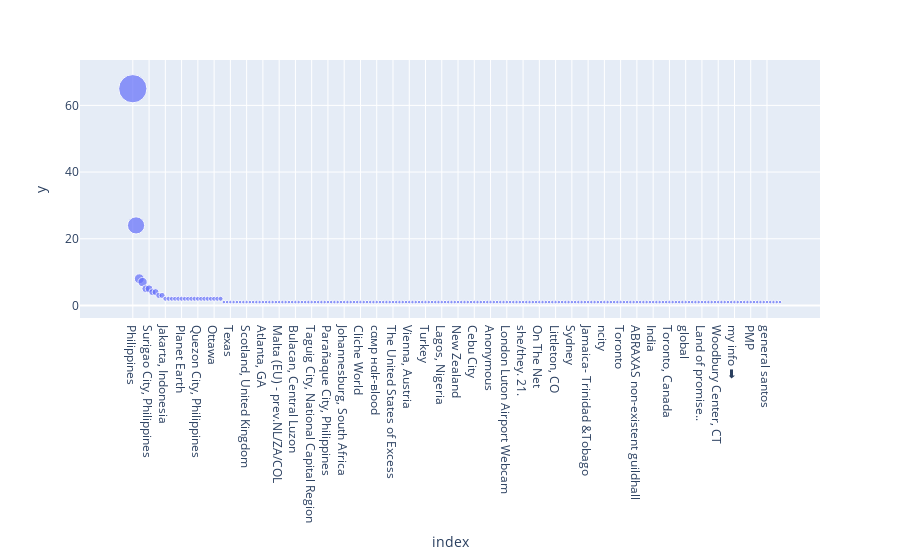

The code cell stored with this chart in its notebook:
### Code cell
# Distinct location in dataset
dist_location=df_tweets_tl['location'].value_counts()
print(len(dist_location))
fig = px.scatter(dist_location, y=dist_location.values, x=dist_location.index,size=dist_location.values)
fig.show()

### Figure 1 — Plotly figure (JSON) as saved in the notebook; plotly's stock layout.template omitted (floating-point values rounded to 4 significant figures; data arrays with more than 128 entries replaced by an {"elided": "..."} marker saying what was removed)
{"data": [{"hovertemplate": "index=%{x}<br>y=%{y}<br>size=%{marker.size}<extra></extra>", "legendgroup": "", "marker": {"color": "#636efa", "size": {"elided": "200 int values"}, "sizemode": "area", "sizeref": 0.1625, "symbol": "circle"}, "mode": "markers", "name": "", "orientation": "v", "showlegend": false, "type": "scatter", "x": {"elided": "200 str values"}, "xaxis": "x", "y": {"elided": "200 int values"}, "yaxis": "y"}], "layout": {"legend": {"itemsizing": "constant", "tracegroupgap": 0}, "margin": {"t": 60}, "xaxis": {"anchor": "y", "domain": [0, 1], "title": {"text": "index"}}, "yaxis": {"anchor": "x", "domain": [0, 1], "title": {"text": "y"}}}}
